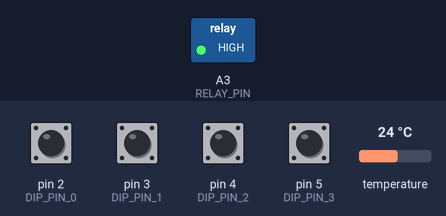
Bench run of a sketch on a simulated Arduino Uno, built with avr-gcc and run on an emulated ATmega328P. Parts: switched loads named in the sketch (green lamp = pin HIGH). Inputs (shaded band) come from the test bench; at power-on: pin 2 (DIP_PIN_0), pin 3 (DIP_PIN_1), pin 4 (DIP_PIN_2), pin 5 (DIP_PIN_3) HIGH, temperature 24 °C.

Above: at 1.2 s.
1.3 s: temperature set to 8.3 °C
3.9 s: temperature set to 7.1 °C
At 5.7 s:
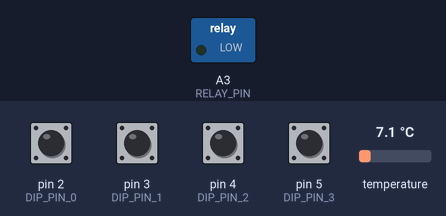
6.2 s: temperature set to 12 °C
At 7.3 s:
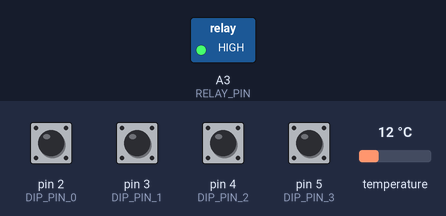
8.2 s: temperature set to 4 °C
At 10.1 s:
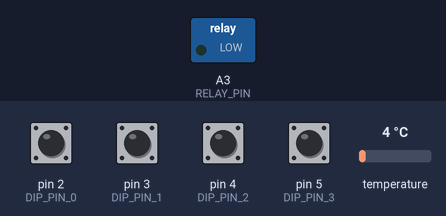
Timing chart, 0 to 11.2 s (numbered marks = the images above; inputs shaded):
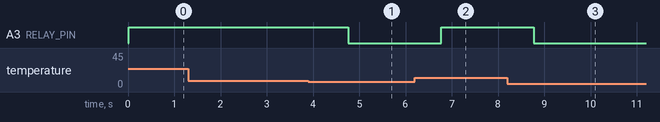

Measured:
- the behaviour switches between 7.5 and 7.4 °C on temperature (found by bisection; images 0 and 1)
- after the input at 1.3 s, every drawn part: stays the same
- after the input at 3.9 s, A3 (RELAY_PIN): HIGH → LOW after 0.87 s
- after the input at 6.2 s, A3 (RELAY_PIN): LOW → HIGH after 0.57 s
- after the input at 8.2 s, A3 (RELAY_PIN): HIGH → LOW after 0.57 s

The sketch:

main.ino
```cpp
#include <OneWire.h>
#include <DallasTemperature.h>

#include "Config.h"
#include "Debug.h"
#include "Relay.h"
#include "Dip4.h"

// Objects used for talking to peripherals
OneWire oneWire(TEMP_SENSOR_PIN);
DallasTemperature sensors(&oneWire);
Relay heaterRelay(RELAY_PIN, true);
Dip4 dipSwitch(DIP_PIN_0, DIP_PIN_1, DIP_PIN_2, DIP_PIN_3, true);

// Global variables for holding state
unsigned long lastTempRead = 0;
uint8_t tempSetting = 0;
float loLimit = TEMP_TARGET[tempSetting] - (TEMP_RANGE/2);
float hiLimit = TEMP_TARGET[tempSetting] + (TEMP_RANGE/2);

// Utility functions
float getTemperatureInC()
{
    // note: takes about 750 ms
    sensors.requestTemperatures(); // Send the command to get temperatures
    return(sensors.getTempCByIndex(0));
}

void setLimits(uint8_t idx)
{
    DB(F("setLimits() from "));
    DB(tempSetting);
    DB(F(" [target="));
    DB(TEMP_TARGET[tempSetting]);
    DB(F(" lo="));
    DB(loLimit);
    DB(F(" hi="));
    DB(hiLimit);
    DB(F("] to "));
    tempSetting = idx;
    loLimit = TEMP_TARGET[tempSetting] - (TEMP_RANGE/2);
    hiLimit = TEMP_TARGET[tempSetting] + (TEMP_RANGE/2);
    DB(tempSetting);
    DB(F(" [target="));
    DB(TEMP_TARGET[tempSetting]);
    DB(F(" lo="));
    DB(loLimit);
    DB(F(" hi="));
    DB(hiLimit);
    DBLN(F("]"));
}

void setup(void)
{
    Serial.begin(115200);
    // IC Default 9 bit. If you have troubles consider upping it 12. Ups the
    // delay giving the IC more time to process the temperature measurement
    sensors.begin();
    heaterRelay.begin();
    dipSwitch.begin();
}

void loop(void)
{
    // Handle DIP switch reading and changes
    dipSwitch.update();
    uint8_t dip = dipSwitch.get();
    if (dip != tempSetting) {
        setLimits(dip);
    }

    if (millis() > lastTempRead + TEMP_INTERVAL_MS) {
        lastTempRead = millis();
        unsigned long b4 = millis();
        float t = getTemperatureInC();
        unsigned long took = millis() - b4;
        DB(F("Read took "));
        DB(took);
        DB(F("ms; target="));
        DB(TEMP_TARGET[tempSetting]);
        DB(F("C; temp="));
        DB(t);
        DBLN('C');
        if (t < loLimit && !heaterRelay.get()) {
            heaterRelay.set(true);
        } else if ( t > hiLimit && heaterRelay.get()) {
            heaterRelay.set(false);
        }
    }
}
```

DebouncedButton.cpp
```cpp
#include <Arduino.h>
#include "DebouncedButton.h"

DebouncedButton::DebouncedButton(uint8_t pin, bool pullup) :
    RawButton(pin, pullup)
{
}

void DebouncedButton::begin(uint8_t threshold, uint8_t delay)
{
    RawButton::begin();
    _threshold = threshold;
    _delay = delay;
    _lastUpdate = 0;
    _wasPressed = false;
    setState(false);
}

// over-rides RawButton::isPressed
bool DebouncedButton::isPressed(bool once)
{
    if (!once)
        return _state;

    if (_state) {
        if (_released) {
            _released = false;
            return true;
        }

    }
    return false;
}

bool DebouncedButton::wasPressed()
{
    bool w = _wasPressed;
    _wasPressed = false;
    return w;
}

void DebouncedButton::update()
{
    if (millis() > _lastUpdate + _delay) {
        if (RawButton::isPressed() != _state) {
            _counter++;
            if (_counter > _threshold) {
                setState(!_state);
            }
        } else if (_counter > 0) {
            _counter = 0;
        }
        _lastUpdate = millis();
    }
}

void DebouncedButton::setState(bool newState)
{
    if (newState) {
        _wasPressed = true;
    } else {
        _released = true;
    }
    _state = newState;
    _counter = 0;
    _lastStateChange = millis();
}
```

DebouncedButton.h
```cpp
#pragma once

#include <stdint.h>
#include "RawButton.h"
#include "Config.h"

const uint8_t DEBOUNCED_BUTTON_THRESHOLD=5;
const uint8_t DEBOUNCED_BUTTON_DELAY=5;

class DebouncedButton : public RawButton {
public:
    DebouncedButton(uint8_t pin, bool pullup=true);

    // should be caled before use, i.e. from setup()
    void begin(uint8_t threshold=DEBOUNCED_BUTTON_THRESHOLD, uint8_t delay=DEBOUNCED_BUTTON_DELAY);

    // returns true if button pressed, false otherwise
    // If once==true, only returns true once until button
    // is released.
    bool isPressed(bool once=true);

    // returns true is button was pressed since the last
    // time wasPressed has been called
    bool wasPressed();

    // must be called frequently, e.g. from interrupt callback or loop()
    void update();

private:
    uint8_t _threshold;
    uint8_t _delay;
    unsigned long _lastUpdate;
    uint8_t _counter;
    bool _state;
    unsigned long _lastStateChange;
    bool _released;
    bool _wasPressed;

    void setState(bool newState);

};
```

Debug.h
```cpp
#pragma once

#ifdef DEBUG
#define DEBUG 1
#else
#define DEBUG 0
#endif

#define DB(...) \
            do { if (DEBUG) Serial.print(__VA_ARGS__); } while (0)

#define DBLN(...) \
            do { if (DEBUG) Serial.println(__VA_ARGS__); } while (0)
```

Dip4.cpp
```cpp
#include "Dip4.h"
#include "Debug.h"

Dip4::Dip4(uint8_t pin0, uint8_t pin1, uint8_t pin2, uint8_t pin3, bool pullup) :
    _pin0(pin0, pullup),
    _pin1(pin1, pullup),
    _pin2(pin2, pullup),
    _pin3(pin3, pullup)
{
}

void Dip4::begin()
{
    _pin0.begin();
    _pin1.begin();
    _pin2.begin();
    _pin3.begin();
}

void Dip4::update()
{
    _pin0.update();
    _pin1.update();
    _pin2.update();
    _pin3.update();
}

uint8_t Dip4::get()
{
    return (_pin0.isPressed(false)*8 + _pin1.isPressed(false)*4 + _pin2.isPressed(false)*2 + _pin3.isPressed(false));
}
```

Dip4.h
```cpp
#pragma once

#include "DebouncedButton.h"

class Dip4 {
public:
    Dip4(uint8_t pin0, uint8_t pin1, uint8_t pin2, uint8_t pin3, bool pullup=true);
    void begin();
    void update();

    // returns DIP setting (integer between 0 and 15)
    uint8_t get();

private:
    DebouncedButton _pin0;
    DebouncedButton _pin1;
    DebouncedButton _pin2;
    DebouncedButton _pin3;

};
```

RawButton.cpp
```cpp
#include <Arduino.h>
#include "RawButton.h"

RawButton::RawButton(uint8_t pin, bool pullup) :
    _pin(pin),
    _pullup(pullup)
{
}

void RawButton::begin()
{
    if (_pullup) {
        pinMode(_pin, INPUT_PULLUP);
    } else {
        pinMode(_pin, INPUT);
    }
}

bool RawButton::isPressed()
{
    if (_pullup) {
        return !digitalRead(_pin);
    } else {
        return digitalRead(_pin);
    }
}
```

RawButton.h
```cpp
#pragma once

#include <stdint.h>

// Button class, lets you know the immediate state of a button
// Progagbly you don't want to use this as it is not debounced!
class RawButton {
public:
    RawButton(uint8_t pin, bool pullup=true);
    void begin();
    bool isPressed();
    const uint8_t getPin() {return _pin;}

private:
    uint8_t _pin;
    bool _pullup;

};
```

Relay.cpp
```cpp
#include <Arduino.h>
#include "Debug.h"
#include "Relay.h"

Relay::Relay(uint8_t pin, bool inverted) :
    _pin(pin),
    _inverted(inverted),
    _state(false)
{
}

void Relay::begin()
{
    pinMode(_pin, OUTPUT);
    set(_state);
}

void Relay::set(bool on)
{
    DB(F("Relay::set("));
    DB(on);
    DBLN(F(")"));
    _state = on;
    digitalWrite(_pin, _inverted ? !_state : _state);
}

bool Relay::get()
{
    return _state;
}
```

Relay.h
```cpp
#pragma once

#include <stdint.h>

class Relay {
public:
    Relay(uint8_t pin, bool inverted=false);
    void begin();
    void set(bool on);
    bool get();

private:
    uint8_t _pin;
    bool _inverted;
    bool _state;
};
```

Config.h
```cpp
#pragma once

#include <stdint.h>
#include <Arduino.h>

const uint8_t   RELAY_PIN               = A3;
const uint8_t   TEMP_SENSOR_PIN         = A2;

// Pins for DIP switch
const uint8_t   DIP_PIN_0               = 2;
const uint8_t   DIP_PIN_1               = 3;
const uint8_t   DIP_PIN_2               = 4;
const uint8_t   DIP_PIN_3               = 5;

// DIP switches are index into this array
const float     TEMP_TARGET[] = {  7.500,  8.875, 10.250, 11.625, 13.000, 14.375, 15.750, 17.125,
                                  18.500, 19.875, 21.250, 22.625, 24.000, 25.375, 29.125, 29.500  };

// How much variation we allow without switching, i.e.
// low threshold  = TEMP_TARGET[n] - (TEMP_RANGE/2)
// high threshold = TEMP_TARGET[n] + (TEMP_RANGE/2)
const float     TEMP_RANGE              = 0.1;

// How long to wait between sampling temperature
const unsigned long TEMP_INTERVAL_MS    = 2000;
```
